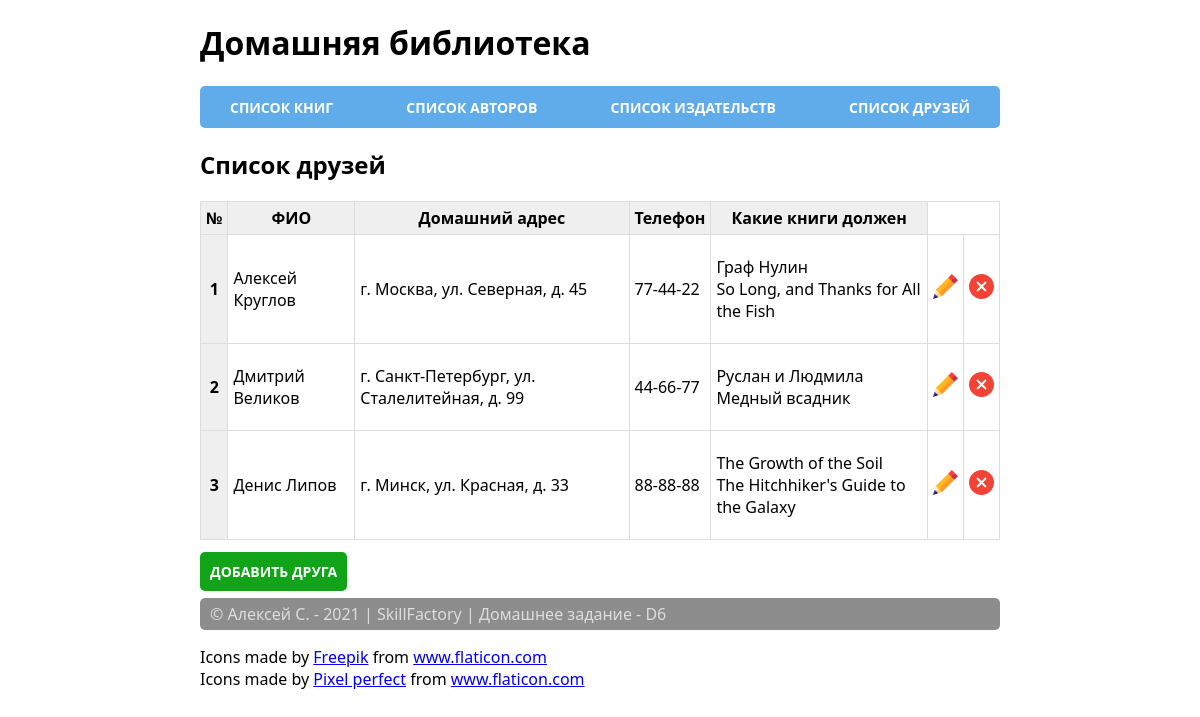
Page /friends/ on the committed database.
### home_library/models.py (models this page shows, shortened)
class Friend(models.Model):
    full_name = models.TextField(verbose_name=_("Имя друга"))
    address = models.TextField(verbose_name=_("Адрес"))
    phone = models.TextField(verbose_name=_("Телефон"))

class Book(models.Model):
    ISBN = models.CharField(max_length=13,
                            verbose_name=_("Международный стандартный "
                                           "книжный номер"))
    title = models.TextField(verbose_name=_("Название"))
    description = models.TextField(verbose_name=_("Аннотация"))
    year_release = models.SmallIntegerField(verbose_name=_("Год издания"))
    copy_count = models.SmallIntegerField(verbose_name=_("Число копий"), null=True)
    price = models.DecimalField(max_digits=12, decimal_places=2, null=True,
                                verbose_name=_("Цена"))
    author = models.ForeignKey("home_library.Author", on_delete=models.CASCADE,
                               verbose_name=_("Автор"), related_name="book_author")
    publisher = models.ForeignKey("home_library.publisher", on_delete=SET_NULL, null=True,
                                  verbose_name=_("Издательство"), related_name="book_publisher")
    friends = models.ForeignKey("home_library.Friend", on_delete=SET_NULL, null=True, verbose_name=_("Должник"), related_name="book_friend")
    photo = models.ImageField(upload_to='book_photo', blank=True, verbose_name=_("Изображение книги"), null=True)

### home_library/views.py (the view)
# urls.py: path('friends/', FriendList.as_view(), name='friends'),
class FriendList(ListView):
    model = Friend
    context_object_name = "friends"
    template_name = "friend_list.html"

### home_library/templates/friend_list.html
{% extends 'base.html' %}
{% block extra_content %}
{% load static %}
<h2>Cписок друзей</h2>
<table class="table-book">
    <thead>
        <tr>
            <th scope="col">№</th>
            <th scope="col">ФИО</th>
            <th scope="col">Домашний адрес</th>
            <th scope="col">Телефон</th>
            <th scope="col">Какие книги должен</th>
        </tr>
    </thead>
    {% for friend in friends %}
    <tr>
        <th scope="row">{{ forloop.counter }}</th>
        <td>{{ friend.full_name }}</td>
        <td>{{ friend.address }}</td>
        <td>{{ friend.phone }}</td>
        <td>
            <ul class="related-books">
                {% for book in friend.book_friend.all %}
                <li > {{book.title}} </li>
                {% endfor %}
            </ul>
        </td>
        <td><a href="{% url 'home_library:friend_edit' friend.pk %}">
            <img src="{% static 'img/pencil.svg' %}" alt="" width="25px" height="auto">
        </a></td>
        <td><a href="{% url 'home_library:friend_delete' friend.pk %}">
            <img src="{% static 'img/remove.svg' %}" alt="" width="25px" height="auto">
        </a></td>
    </tr>
    {% endfor %}
</table>
<a class="link-create" href="{% url 'home_library:friend_add'%}">Добавить друга</a>
{% endblock %}

### static/css/style.css (style rules this page uses)
body { font-family: 'Segoe UI', Tahoma, Geneva, Verdana, sans-serif; }
.table-book { width: 100%; margin-bottom: 20px; border: 1px solid #dddddd; border-collapse: collapse; }
.table-book th { font-weight: bold; padding: 5px; background: #efefef; border: 1px solid #dddddd; }
.table-book td { border: 1px solid #dddddd; padding: 5px; }
.related-books { list-style: none; padding-left: 0; }
.link-create { margin: 30px 0; padding: 10px; background-color: rgb(17, 163, 24); border-radius: 5px; cursor: pointer; color: rgb(255, 255, 255); text-transform: uppercase; text-decoration: none; font-weight: bold; font-size: 14px; }

### rows in the picture
Friend: full_name "Алексей Круглов", address "г. Москва, ул. Северная, д. 45", phone "77-44-22"
Book: title "Граф Нулин"
Book: title "So Long, and Thanks for All the Fish"
Friend: full_name "Дмитрий Великов", address "г. Санкт-Петербург, ул. Сталелитейная, д. 99", phone "44-66-77"
Book: title "Руслан и Людмила"
Book: title "Медный всадник"
Friend: full_name "Денис Липов", address "г. Минск, ул. Красная, д. 33", phone "88-88-88"
Book: title "The Growth of the Soil"
Book: title "The Hitchhiker's Guide to the Galaxy"
